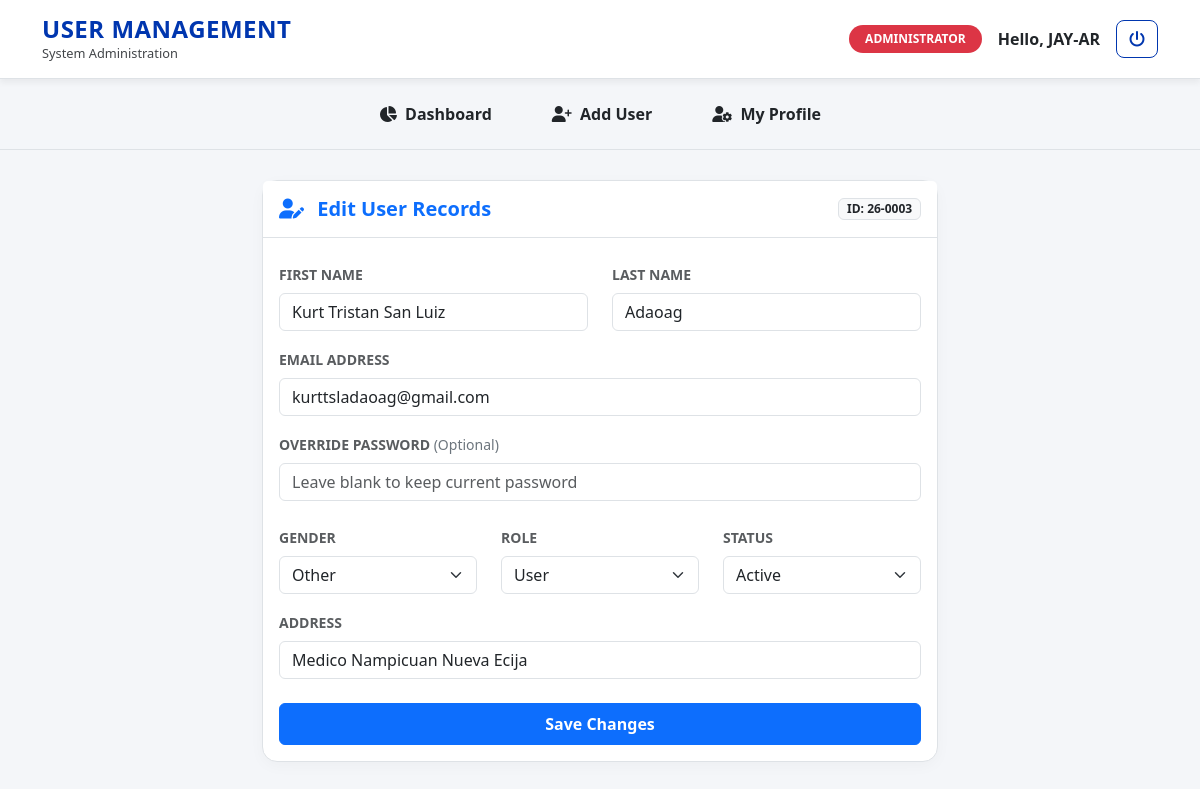
Screenshot of /edit_user.php?id=3 (signed in) with the database file from the repository.
### tables this page shows
CREATE TABLE `users` (
  `id` int(11) NOT NULL,
  `first_name` varchar(150) NOT NULL,
  `last_name` varchar(150) NOT NULL,
  `email` varchar(150) NOT NULL,
  `password` varchar(150) NOT NULL,
  `gender` enum('Male','Female','Other') NOT NULL,
  `role` enum('admin','user') NOT NULL,
  `address` varchar(150) NOT NULL,
  `status` enum('active','inactive') DEFAULT 'active',
  `login_attempts` int(11) NOT NULL,
  `created_at` timestamp NOT NULL DEFAULT current_timestamp()
);

### includes/User.php (called while the page is built, shortened)
<?php
class User {
    private $db;
    public function __construct($dbConnection) {
        $this->db = $dbConnection;
    }
    public function getUserById($id) {
        try {
            $stmt = $this->db->prepare("SELECT * FROM users WHERE id = ?");
            $stmt->execute([$id]);
            return $stmt->fetch();
        } catch (PDOException $e) {
            return null;
        }
    }
}
?>

### edit_user.php (the view, shortened to what this page needs)
<?php
require 'includes/User.php';
$database = new Database();
$db = $database->getConnection();
$userObj = new User($db);
$edit_id = $_GET['id'];
$user_data = $userObj->getUserById($edit_id);
?>
<!DOCTYPE html>
<html lang="en">
<head>
    <link rel="stylesheet" href="https://cdn.jsdelivr.net/npm/bootstrap@5.3.8/dist/css/bootstrap.min.css">
    <link rel="stylesheet" href="https://cdnjs.cloudflare.com/ajax/libs/font-awesome/6.5.0/css/all.min.css">
    <link rel="stylesheet" href="assets/dashboard.css">
</head>
<body>
    <header class="header">
        <div class="container d-flex justify-content-between align-items-center">
            <div class="brand-text">
                <h4>USER MANAGEMENT</h4>
                <p>System Administration</p>
            </div>
            <div class="d-flex align-items-center gap-3">
                <span class="badge rounded-pill badge-role-admin px-3 py-2">ADMINISTRATOR</span>
                <span class="fw-bold text-dark">Hello, <?php echo htmlspecialchars($_SESSION['user_name']); ?></span>
                <a href="logout.php" class="btn btn-logout text-decoration-none" title="Logout"><i class="fa-solid fa-power-off"></i></a>
            </div>
        </div>
    </header>
    <ul class="nav nav-pills custom-navbar">
        <li class="nav-item"><a class="nav-link" href="admin_dashboard.php"><i class="fa-solid fa-chart-pie me-1"></i> Dashboard</a></li>
        <li class="nav-item"><a class="nav-link" href="add_user.php"><i class="fa-solid fa-user-plus me-1"></i> Add User</a></li>
        <li class="nav-item"><a class="nav-link" href="profile.php"><i class="fa-solid fa-user-gear me-1"></i> My Profile</a></li>
    </ul>
    <main class="container pb-5" style="max-width: 700px;">
        <div class="card stat-card">
            <div class="card-header bg-white py-3 border-0 d-flex justify-content-between align-items-center">
                <h5 class="mb-0 fw-bold text-primary"><i class="fa-solid fa-user-pen me-2"></i> Edit User Records</h5>
                <span class="badge bg-light text-dark border">ID: 26-<?php echo str_pad($user_data['id'], 4, '0', STR_PAD_LEFT); ?></span>
            </div>
            <div class="card-body border-top pt-4">
                <form method="POST" action="">
                    <div class="row">
                        <div class="col-md-6 mb-3">
                            <label class="form-label small fw-bold text-muted">FIRST NAME</label>
                            <input type="text" name="first_name" class="form-control" value="<?php echo htmlspecialchars($user_data['first_name']); ?>" required>
                        </div>
                        <div class="col-md-6 mb-3">
                            <label class="form-label small fw-bold text-muted">LAST NAME</label>
                            <input type="text" name="last_name" class="form-control" value="<?php echo htmlspecialchars($user_data['last_name']); ?>" required>
                        </div>
                    </div>
                    <div class="mb-3">
                        <label class="form-label small fw-bold text-muted">EMAIL ADDRESS</label>
                        <input type="email" name="email" class="form-control" value="<?php echo htmlspecialchars($user_data['email']); ?>" required>
                    </div>
                    <div class="mb-4">
                        <label class="form-label small fw-bold text-muted">OVERRIDE PASSWORD <span class="text-secondary fw-normal">(Optional)</span></label>
                        <input type="password" name="new_password" class="form-control" placeholder="Leave blank to keep current password">
                    </div>
                    <div class="row">
                        <div class="col-md-4 mb-3">
                            <label class="form-label small fw-bold text-muted">GENDER</label>
                            <select name="gender" class="form-select" required>
                                <option value="Other" <?php echo $user_data['gender'] == 'Other' ? 'selected' : ''; ?>>Other</option>
                            </select>
                        </div>
                        <div class="col-md-4 mb-3">
                            <label class="form-label small fw-bold text-muted">ROLE</label>
                            <select name="role" class="form-select" required>
                                <option value="user" <?php echo $user_data['role'] == 'user' ? 'selected' : ''; ?>>User</option>
                            </select>
                        </div>
                        <div class="col-md-4 mb-3">
                            <label class="form-label small fw-bold text-muted">STATUS</label>
                            <select name="status" class="form-select" required>
                                <option value="active" <?php echo $user_data['status'] == 'active' ? 'selected' : ''; ?>>Active</option>
                            </select>
                        </div>
                    </div>
                    <div class="mb-4">
                        <label class="form-label small fw-bold text-muted">ADDRESS</label>
                        <input type="text" name="address" class="form-control" value="<?php echo htmlspecialchars($user_data['address']); ?>" required>
                    </div>
                    <button type="submit" class="btn btn-primary w-100 fw-semibold py-2">Save Changes</button>
                </form>
            </div>
        </div>
    </main>
</body>
</html>

### assets/dashboard.css (style rules this page uses)
:root { --primary: #0036af; --header-bg: #ffffff; --card-bg: #ffffff; --body-bg: #f4f6f9; --nav-link-hover: rgba(0, 54, 175, 0.1); }
body { background-color: var(--body-bg); font-family: 'Segoe UI', Tahoma, Geneva, Verdana, sans-serif; min-height: 100vh; display: flex; flex-direction: column; transition: background-color 0.3s ease, color 0.3s ease; }
.header { background: var(--header-bg); padding: 15px 0; box-shadow: 0 4px 6px rgba(0, 0, 0, 0.05); border-bottom: 1px solid var(--bs-border-color); transition: background-color 0.3s ease; }
.brand-text h4 { margin: 0; font-weight: 700; letter-spacing: 0.5px; color: var(--primary); }
.brand-text p { margin: 0; font-size: 0.8rem; opacity: 0.85; }
.btn-logout { color: var(--primary); border: 1px solid var(--primary); transition: all 0.3s ease; border-radius: 8px; padding: 6px 12px; }
.custom-navbar { background: transparent; display: flex; justify-content: center; padding: 15px 0; border-bottom: 1px solid var(--bs-border-color); margin-bottom: 30px; }
.custom-navbar .nav-link { font-weight: 600; margin: 0 10px; border-radius: 50px; padding: 8px 20px; transition: 0.2s; color: var(--bs-body-color); }
.stat-card { background: var(--card-bg); border: 1px solid var(--bs-border-color); border-radius: 15px; box-shadow: 0 4px 15px rgba(0, 0, 0, 0.03); transition: transform 0.2s, background-color 0.3s ease; }
.badge-role-admin { background-color: #dc3545; color: white; }

### rows the page displays
users: id "0003", first_name "Kurt Tristan San Luiz", last_name "Adaoag", email "kurttsladaoag@gmail.com", gender "Other", role "User", status "Active", address "Medico Nampicuan Nueva Ecija"

### other values shown
$_SESSION['user_name'] "JAY-AR"
